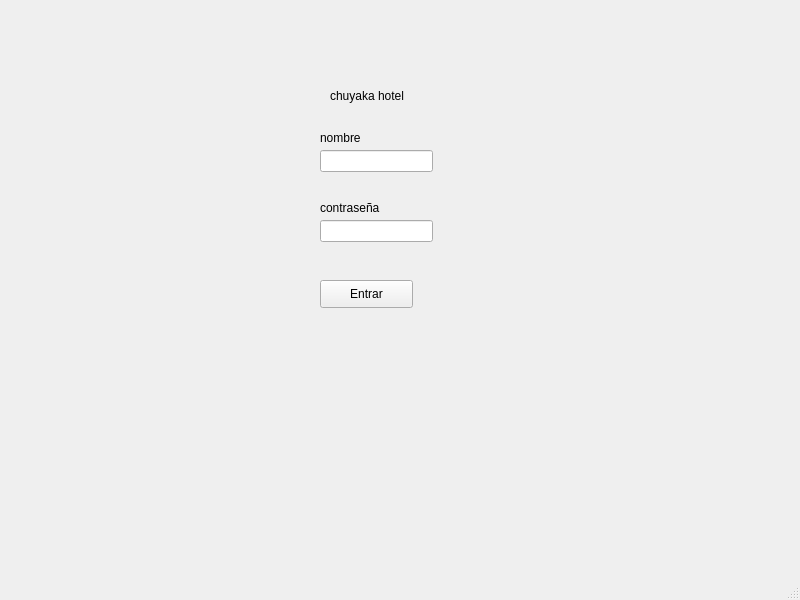
<?xml version="1.0" encoding="UTF-8"?>
<ui version="4.0">
 <class>MainWindow</class>
 <widget class="QMainWindow" name="MainWindow">
  <property name="geometry">
   <rect>
    <x>0</x>
    <y>0</y>
    <width>800</width>
    <height>600</height>
   </rect>
  </property>
  <property name="windowTitle">
   <string>MainWindow</string>
  </property>
  <widget class="QWidget" name="centralwidget">
   <widget class="QLabel" name="label">
    <property name="geometry">
     <rect>
      <x>330</x>
      <y>70</y>
      <width>91</width>
      <height>51</height>
     </rect>
    </property>
    <property name="text">
     <string>chuyaka hotel </string>
    </property>
   </widget>
   <widget class="QPushButton" name="pushButton">
    <property name="geometry">
     <rect>
      <x>320</x>
      <y>280</y>
      <width>93</width>
      <height>28</height>
     </rect>
    </property>
    <property name="text">
     <string>Entrar</string>
    </property>
   </widget>
   <widget class="QLineEdit" name="lineEdit">
    <property name="geometry">
     <rect>
      <x>320</x>
      <y>150</y>
      <width>113</width>
      <height>22</height>
     </rect>
    </property>
   </widget>
   <widget class="QLineEdit" name="lineEdit_2">
    <property name="geometry">
     <rect>
      <x>320</x>
      <y>220</y>
      <width>113</width>
      <height>22</height>
     </rect>
    </property>
   </widget>
   <widget class="QLabel" name="label_2">
    <property name="geometry">
     <rect>
      <x>320</x>
      <y>130</y>
      <width>55</width>
      <height>16</height>
     </rect>
    </property>
    <property name="text">
     <string>nombre</string>
    </property>
   </widget>
   <widget class="QLabel" name="label_3">
    <property name="geometry">
     <rect>
      <x>320</x>
      <y>200</y>
      <width>71</width>
      <height>16</height>
     </rect>
    </property>
    <property name="text">
     <string>contraseña</string>
    </property>
   </widget>
  </widget>
  <widget class="QMenuBar" name="menubar">
   <property name="geometry">
    <rect>
     <x>0</x>
     <y>0</y>
     <width>800</width>
     <height>26</height>
    </rect>
   </property>
  </widget>
  <widget class="QStatusBar" name="statusbar"/>
 </widget>
 <resources/>
 <connections/>
</ui>
